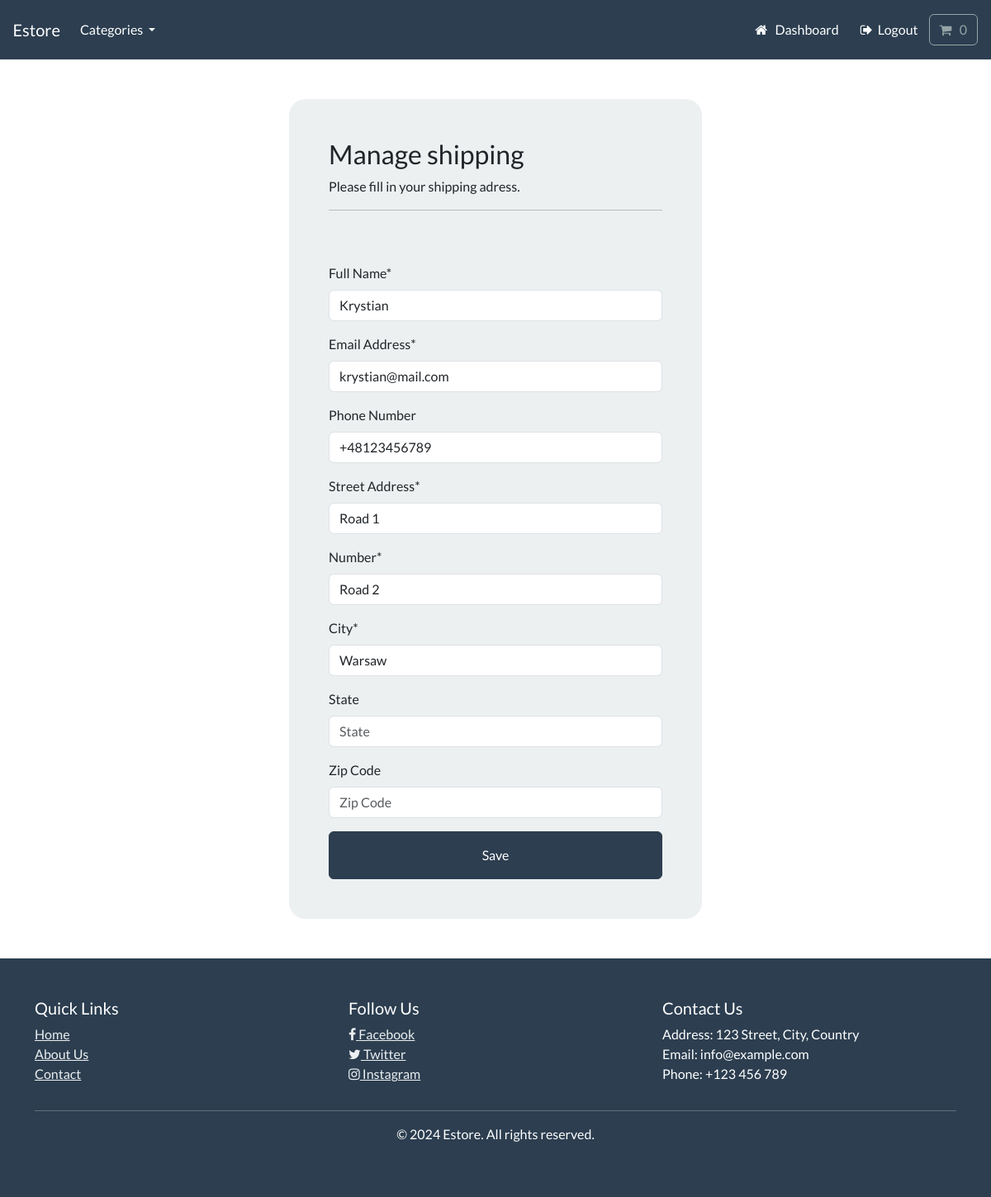
The app's page /account/manage-shipping (signed in) with its own data.
### payment/models.py (models this page shows, shortened)
class ShippingAddress(models.Model):
    full_name = models.CharField(max_length=300)
    email = models.EmailField(max_length=255)
    phone_number = PhoneNumberField(blank=True)
    address1 = models.CharField(max_length=300)
    number = models.CharField(max_length=300)
    city = models.CharField(max_length=255)
    state = models.CharField(max_length=255, null=True, blank=True)
    zipcode = models.CharField(max_length=20, blank=True)
    user = models.ForeignKey(User, on_delete=models.CASCADE, null=True, blank=True)
    class Meta:
        verbose_name_plural = "Shipping Address"

### account/views.py (the view, shortened to what this page needs)
# urls.py: path("manage-shipping", views.manage_shipping, name="manage-shipping"),
@login_required(login_url="my-login")
def manage_shipping(request):
    try:
        shipping = ShippingAddress.objects.get(user=request.user)
    except ShippingAddress.DoesNotExist:
        shipping = None
    form = ShippingForm(instance=shipping)
    context = {"form": form}
    return render(request, "account/manage-shipping.html", context)

### cart/cart.py (called while the page is built)
    def __len__(self):
        return sum(item["qty"] for item in self.cart.values())

### cart/context_processors.py (called while the page is built)
def cart(request):
    return {"cart": Cart(request)}

### store/models.py (called while the page is built)
    def get_absolute_url(self):
        return reverse("list-category", args=[self.slug])

### store/views.py (called while the page is built)
def categories(request):
    all_categories = Category.objects.all()
    return {"all_categories": all_categories}

### account/templates/account/manage-shipping.html (shortened to what this page needs)
{% extends "store/base.html" %}
{% load static %}
{% load crispy_forms_tags %}
{% block content %}
    <body>
        <br>
        <div class="container bg-light shadow-md p-5 form-layout">
            <h3>Manage shipping</h3>
            <p>Please fill in your shipping adress.</p>
            <hr>
            <br><br>
            <form method="POST" autocomplete="off">
                {{form|crispy}}
                <button type="submit" class="btn btn-primary navbar-btn text-white w-100 p-3"> Save </button>
            </form>
        </div>
    </body>
    <br><br>
{% endblock %}

### static/css/styles.css (style rules this page uses)
.form-layout { border-radius: 20px; width: 500px; }

### records on screen
ShippingAddress: full_name "Krystian", email "krystian@mail.com", phone_number "+48123456789", address1 "Road 1", number "Road 2", city "Warsaw"
